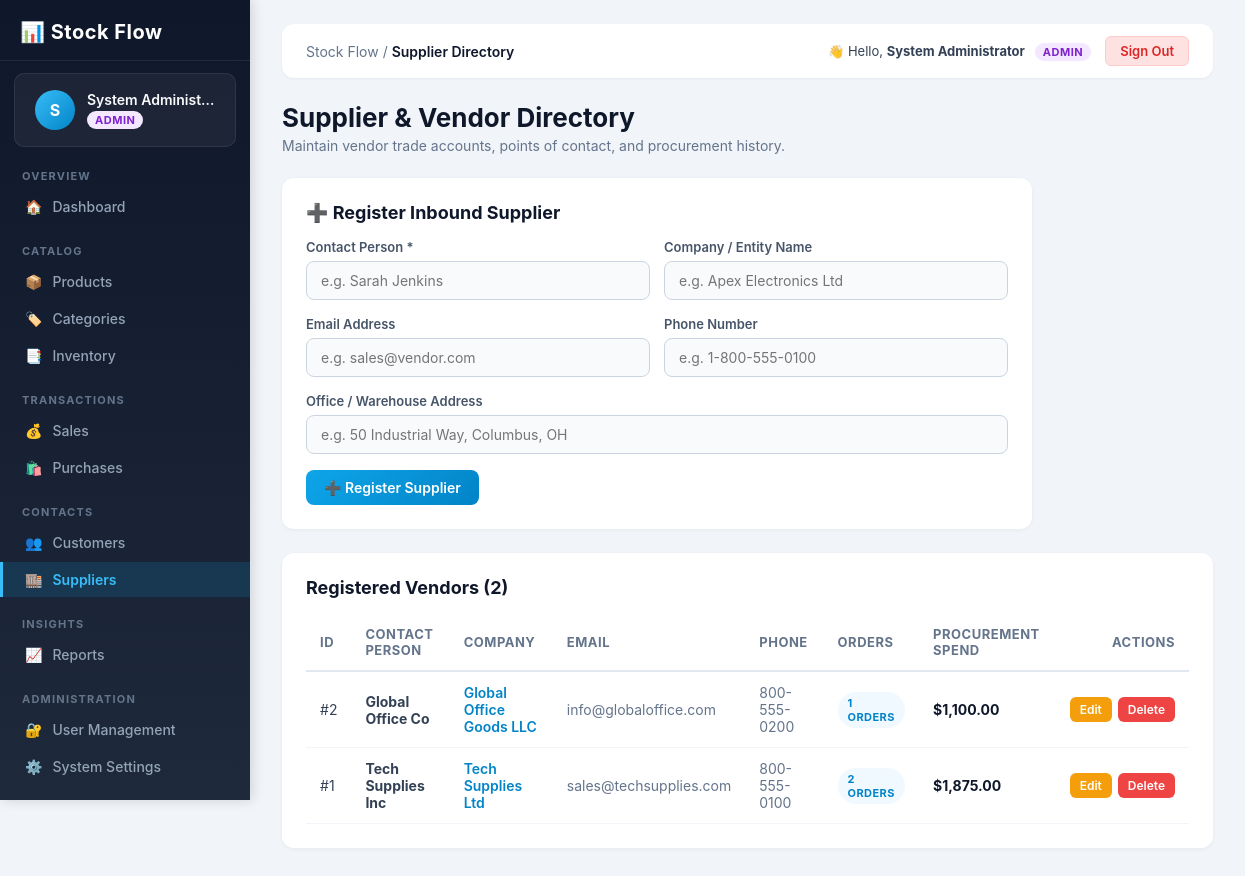
/pages/suppliers.php (signed in), run on the app's committed database.
### tables this page shows
CREATE TABLE IF NOT EXISTS `suppliers` (
    `id` INT AUTO_INCREMENT PRIMARY KEY,
    `name` VARCHAR(100) NOT NULL,
    `company` VARCHAR(100) NULL,
    `email` VARCHAR(100) NULL,
    `phone` VARCHAR(30) NULL,
    `address` TEXT NULL,
    `created_at` TIMESTAMP DEFAULT CURRENT_TIMESTAMP
);

### config/db.php (called while the page is built, shortened)
<?php
function is_logged_in() {
    return !empty($_SESSION['user_id']) && !empty($_SESSION['username']);
}
function current_user_role() {
    return $_SESSION['role'] ?? 'staff';
}
function has_role($allowed_roles) {
    $user_role = current_user_role();
    if (is_array($allowed_roles)) {
        return in_array($user_role, $allowed_roles, true);
    }
    return $user_role === $allowed_roles;
}
?>

### pages/suppliers.php (the view, shortened to what this page needs)
<?php
require_once __DIR__ . '/../config/db.php';
$can_modify = has_role(['admin', 'manager']);
$edit_sup = null;
$suppliers = [];
if ($pdo !== null) {
    $stmt = $pdo->query("SELECT s.*, COUNT(pu.id) AS total_orders, COALESCE(SUM(pu.total_amount), 0) AS total_purchased
                         FROM suppliers s
                         LEFT JOIN purchases pu ON s.id = pu.supplier_id
                         GROUP BY s.id
                         ORDER BY s.id DESC");
    $suppliers = $stmt->fetchAll();
}
require_once __DIR__ . '/../includes/header.php';
?>
<div class="page-title-row">
    <div>
        <h1>Supplier & Vendor Directory</h1>
        <p style="color: #64748b; font-size: 14px; margin-top: 4px;">Maintain vendor trade accounts, points of contact, and procurement history.</p>
    </div>
</div>
<?php if ($can_modify): ?>
<div class="form-card" style="max-width: 750px;">
    <h2>
        <span><?php echo $edit_sup ? '✏️ Edit Supplier Record' : '➕ Register Inbound Supplier'; ?></span>
    </h2>
    <form method="POST" action="suppliers.php" class="app-form">
        <div class="form-row form-row-2">
            <div class="form-group">
                <label class="form-label">Contact Person *</label>
                <input type="text" name="name" class="form-control" placeholder="e.g. Sarah Jenkins" value="<?php echo htmlspecialchars($edit_sup['name'] ?? ''); ?>" required>
            </div>
            <div class="form-group">
                <label class="form-label">Company / Entity Name</label>
                <input type="text" name="company" class="form-control" placeholder="e.g. Apex Electronics Ltd" value="<?php echo htmlspecialchars($edit_sup['company'] ?? ''); ?>">
            </div>
        </div>
        <div class="form-row form-row-2">
            <div class="form-group">
                <label class="form-label">Email Address</label>
                <input type="email" name="email" class="form-control" placeholder="e.g. sales@vendor.com" value="<?php echo htmlspecialchars($edit_sup['email'] ?? ''); ?>">
            </div>
            <div class="form-group">
                <label class="form-label">Phone Number</label>
                <input type="text" name="phone" class="form-control" placeholder="e.g. 1-800-555-0100" value="<?php echo htmlspecialchars($edit_sup['phone'] ?? ''); ?>">
            </div>
        </div>
        <div class="form-group">
            <label class="form-label">Office / Warehouse Address</label>
            <input type="text" name="address" class="form-control" placeholder="e.g. 50 Industrial Way, Columbus, OH" value="<?php echo htmlspecialchars($edit_sup['address'] ?? ''); ?>">
        </div>
        <div style="display: flex; gap: 10px;">
            <button type="submit" class="btn btn-primary">
                <?php echo $edit_sup ? '💾 Update Supplier Record' : '➕ Register Supplier'; ?>
            </button>
        </div>
    </form>
</div>
<?php endif; ?>
<div class="form-card" style="max-width: 100%;">
    <h2>Registered Vendors (<?php echo count($suppliers); ?>)</h2>
    <div class="table-responsive">
        <table class="app-table">
            <thead>
                <tr>
                    <th>ID</th>
                    <th>Contact Person</th>
                    <th>Company</th>
                    <th>Email</th>
                    <th>Phone</th>
                    <th>Orders</th>
                    <th>Procurement Spend</th>
                    <?php if ($can_modify): ?>
                        <th style="text-align: right;">Actions</th>
                    <?php endif; ?>
                </tr>
            </thead>
            <tbody>
                <?php if (empty($suppliers)): ?>
                    <tr>
                        <td colspan="<?php echo $can_modify ? '8' : '7'; ?>" style="padding: 20px; text-align: center; color: #64748b;">No suppliers registered yet.</td>
                    </tr>
                <?php else: ?>
                    <?php foreach ($suppliers as $s): ?>
                        <tr>
                            <td>#<?php echo $s['id']; ?></td>
                            <td><strong><?php echo htmlspecialchars($s['name']); ?></strong></td>
                            <td style="color: #0284c7; font-weight: 600;"><?php echo htmlspecialchars($s['company'] ?? '-'); ?></td>
                            <td style="color: #64748b;"><?php echo htmlspecialchars($s['email'] ?? '-'); ?></td>
                            <td style="color: #64748b;"><?php echo htmlspecialchars($s['phone'] ?? '-'); ?></td>
                            <td>
                                <span class="badge badge-info"><?php echo $s['total_orders']; ?> orders</span>
                            </td>
                            <td style="font-weight: 700; color: #0f172a;">$<?php echo number_format($s['total_purchased'], 2); ?></td>
                            <?php if ($can_modify): ?>
                                <td style="text-align: right;">
                                    <div style="display: inline-flex; gap: 6px;">
                                        <a href="suppliers.php?edit=<?php echo $s['id']; ?>" class="btn btn-warning btn-sm">Edit</a>
                                        <form method="POST" action="suppliers.php" style="display: inline;" onsubmit="return confirm('Delete supplier <?php echo htmlspecialchars(addslashes($s['name'])); ?>?');">
                                            <button type="submit" class="btn btn-danger btn-sm">Delete</button>
                                        </form>
                                    </div>
                                </td>
                            <?php endif; ?>
                        </tr>
                    <?php endforeach; ?>
                <?php endif; ?>
            </tbody>
        </table>
    </div>
</div>
<?php require_once __DIR__ . '/../includes/footer.php'; ?>

### style/style.css (style rules this page uses)
* { margin: 0; padding: 0; box-sizing: border-box; }
body { font-family: -apple-system, BlinkMacSystemFont, "Segoe UI", Roboto, Helvetica, Arial, sans-serif; background-color: #f1f5f9; color: #1e293b; min-height: 100vh; }
a { text-decoration: none; color: inherit; }
.page-title-row { display: flex; align-items: center; justify-content: space-between; margin-bottom: 24px; flex-wrap: wrap; gap: 12px; }
.page-title-row h1 { font-size: 26px; font-weight: 700; color: #0f172a; }
.form-card { background: #ffffff; border-radius: 12px; padding: 24px; box-shadow: 0 1px 4px rgba(0, 0, 0, 0.05); margin-bottom: 24px; }
.form-card h2 { font-size: 18px; font-weight: 700; color: #0f172a; margin-bottom: 16px; display: flex; align-items: center; justify-content: space-between; }
.app-form { display: flex; flex-direction: column; gap: 16px; }
.form-group { display: flex; flex-direction: column; gap: 6px; }
.form-label { font-size: 13px; font-weight: 600; color: #475569; }
.form-control { width: 100%; padding: 10px 14px; font-size: 14px; font-family: inherit; color: #0f172a; background: #f8fafc; border: 1.5px solid #cbd5e1; border-radius: 8px; outline: none; transition: all 0.2s ease; }
.form-row { display: grid; gap: 14px; }
.form-row-2 { grid-template-columns: 1fr 1fr; }
.btn { display: inline-flex; align-items: center; justify-content: center; gap: 6px; padding: 9px 18px; font-size: 14px; font-weight: 600; font-family: inherit; border-radius: 8px; border: none; cursor: pointer; transition: all 0.2s ease; text-decoration: none; }
.btn-primary { background: linear-gradient(135deg, #0ea5e9 0%, #0284c7 100%); color: #ffffff; }
.btn-danger { background: #ef4444; color: #ffffff; }
.btn-warning { background: #f59e0b; color: #ffffff; }
.btn-sm { padding: 5px 10px; font-size: 12px; border-radius: 6px; }
.table-responsive { width: 100%; overflow-x: auto; }
.app-table { width: 100%; border-collapse: collapse; text-align: left; font-size: 14px; }
.app-table thead tr { border-bottom: 2px solid #e2e8f0; color: #64748b; font-weight: 600; font-size: 13px; text-transform: uppercase; letter-spacing: 0.5px; }
.app-table th { padding: 12px 14px; }
.app-table td { padding: 12px 14px; border-bottom: 1px solid #f1f5f9; color: #334155; }
.badge { display: inline-block; padding: 4px 10px; border-radius: 20px; font-size: 11px; font-weight: 700; letter-spacing: 0.4px; text-transform: uppercase; }
.badge-info { background: #f0f9ff; color: #0284c7; }

### data on the page
suppliers: id "2", name "Global Office Co", company "Global Office Goods LLC", email "info@globaloffice.com", phone "800-555-0200", total_orders "1", total_purchased "1,100.00"
suppliers: id "1", name "Tech Supplies Inc", company "Tech Supplies Ltd", email "sales@techsupplies.com", phone "800-555-0100", total_orders "2", total_purchased "1,875.00"

### other printed values
$user_initial "S"
$user_name "System Administ…"
$user_role "ADMIN"
str_replace('Stock Flow - ', '', $page_title) "Supplier Directory"
$user_name "System Administrator"
count($suppliers) "2"
